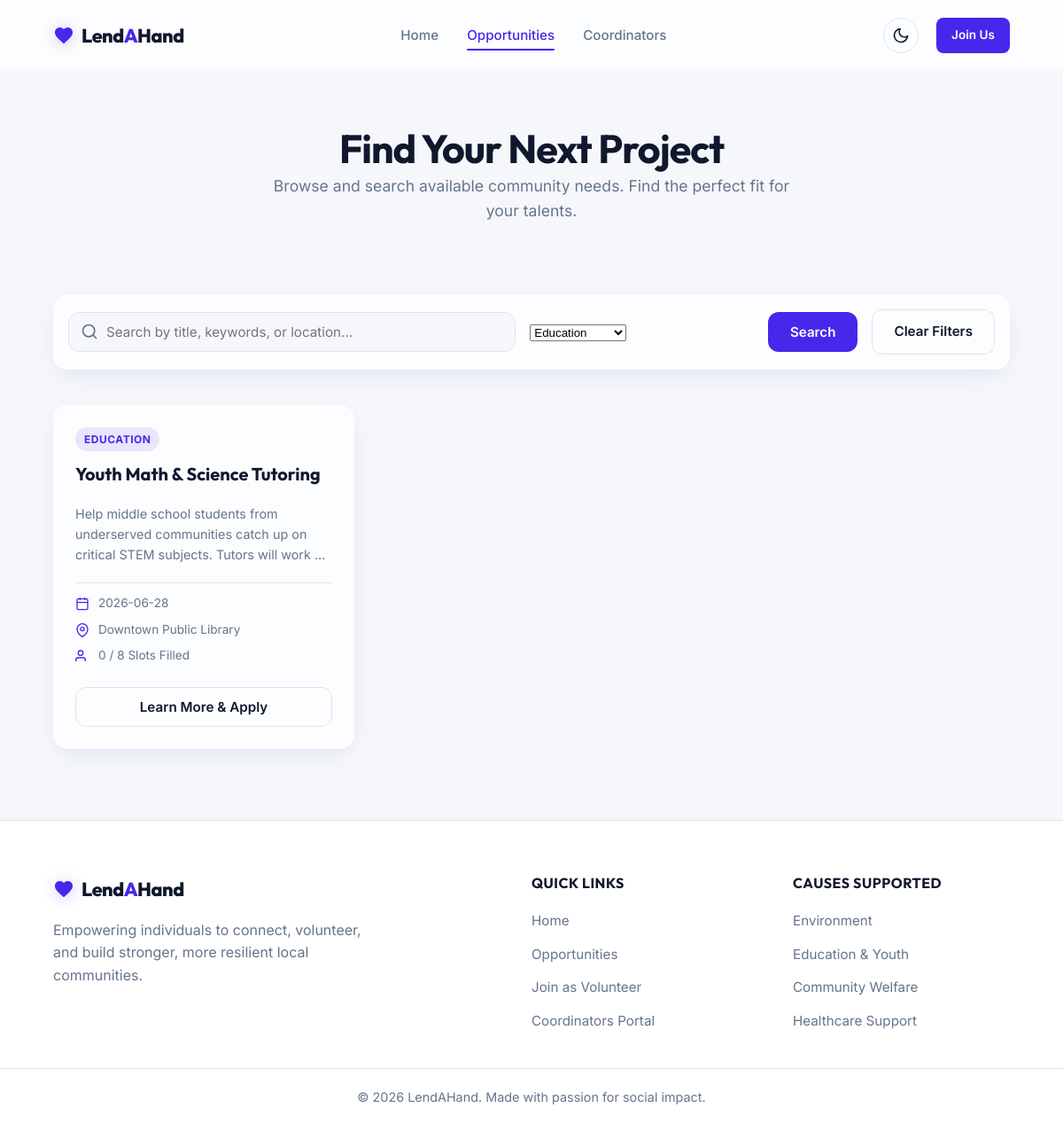
The page /opportunities?category=Education on the database its author committed.
### models.py (models this page shows)
class Opportunity(db.Model):
    __tablename__ = 'opportunities'
    id = db.Column(db.Integer, primary_key=True)
    title = db.Column(db.String(150), nullable=False)
    description = db.Column(db.Text, nullable=False)
    category = db.Column(db.String(50), nullable=False)  # Environment, Education, Healthcare, Disaster Relief, Community
    date = db.Column(db.String(50), nullable=False)  # YYYY-MM-DD
    time = db.Column(db.String(50), nullable=False)  # e.g. "10:00 AM - 02:00 PM"
    location = db.Column(db.String(150), nullable=False)
    required_skills = db.Column(db.String(300), nullable=True)  # comma-separated list
    max_slots = db.Column(db.Integer, nullable=False, default=10)
    slots_filled = db.Column(db.Integer, nullable=False, default=0)
    status = db.Column(db.String(20), default='Active')  # Active, Archived
    applications = db.relationship('Application', backref='opportunity', lazy=True, cascade="all, delete-orphan")

### app.py (the view)
@app.route('/opportunities')
def opportunities():
    search_query = request.args.get('search', '').strip()
    category = request.args.get('category', '').strip()
    query = Opportunity.query.filter_by(status='Active')
    if search_query:
        query = query.filter(
            (Opportunity.title.ilike(f'%{search_query}%')) |
            (Opportunity.description.ilike(f'%{search_query}%')) |
            (Opportunity.location.ilike(f'%{search_query}%'))
        )
    if category and category != 'All':
        query = query.filter_by(category=category)
    opps = query.order_by(Opportunity.date).all()
    categories = ['Environment', 'Education', 'Community', 'Disaster Relief', 'Healthcare']
    return render_template('opportunities.html',
                           opportunities=opps,
                           categories=categories,
                           selected_category=category,
                           search_query=search_query)

### app.py (called while the page is built)
@app.context_processor
def inject_user():
    user = None
    if 'volunteer_id' in session:
        user = Volunteer.query.get(session['volunteer_id'])
    return dict(current_user=user)

### templates/opportunities.html (shortened to what this page needs)
{% extends 'base.html' %}
{% block content %}
<section class="opportunities-hero-section text-center">
    <div class="container">
        <h1>Find Your Next Project</h1>
        <p class="subheading text-center">Browse and search available community needs. Find the perfect fit for your talents.</p>
    </div>
</section>
<section class="filter-section">
    <div class="container">
        <form action="{{ url_for('opportunities') }}" method="GET" class="filter-form glass-card">
            <div class="search-input-wrapper">
                <input type="text" name="search" placeholder="Search by title, keywords, or location..." value="{{ search_query }}" aria-label="Search opportunities">
            </div>
            <div class="select-wrapper">
                <select name="category" aria-label="Filter by Category" onchange="this.form.submit()">
                    {% for cat in categories %}
                        <option value="{{ cat }}" {% if selected_category == cat %}selected{% endif %}>{{ cat }}</option>
                    {% endfor %}
                </select>
            </div>
            <button type="submit" class="btn btn-primary">Search</button>
            {% if search_query or selected_category %}
                <a href="{{ url_for('opportunities') }}" class="btn btn-outline">Clear Filters</a>
            {% endif %}
        </form>
    </div>
</section>
<section class="opportunities-list-section">
    <div class="container">
        {% if opportunities %}
            <div class="grid grid-3 card-group">
                {% for opp in opportunities %}
                    <div class="opp-card glass-card">
                        <div class="opp-category-tag {{ opp.category.lower().replace(' ', '-') }}">{{ opp.category }}</div>
                        <h3>{{ opp.title }}</h3>
                        <p class="opp-desc-short">{{ opp.description[:110] }}...</p>
                        <div class="opp-details-list">
                            <div class="opp-detail-item">
                                <svg width="16" height="16" viewBox="0 0 24 24" fill="none" stroke="currentColor" stroke-width="2"><rect x="3" y="4" width="18" height="18" rx="2" ry="2"></rect><line x1="16" y1="2" x2="16" y2="6"></line><line x1="8" y1="2" x2="8" y2="6"></line><line x1="3" y1="10" x2="21" y2="10"></line></svg>
                                <span>{{ opp.date }}</span>
                            </div>
                            <div class="opp-detail-item">
                                <svg width="16" height="16" viewBox="0 0 24 24" fill="none" stroke="currentColor" stroke-width="2"><path d="M21 10c0 7-9 13-9 13s-9-6-9-13a9 9 0 0 1 18 0z"></path><circle cx="12" cy="10" r="3"></circle></svg>
                                <span>{{ opp.location }}</span>
                            </div>
                            <div class="opp-detail-item">
                                <svg width="16" height="16" viewBox="0 0 24 24" fill="none" stroke="currentColor" stroke-width="2"><path d="M17 21v-2a4 4 0 0 0-4-4H5a4 4 0 0 0-4 4v2"></path><circle cx="9" cy="7" r="4"></circle></svg>
                                <span>{{ opp.slots_filled }} / {{ opp.max_slots }} Slots Filled</span>
                            </div>
                        </div>
                        <div class="opp-card-footer">
                            <button onclick="openOpportunityModal({{ opp.id }})" class="btn btn-outline btn-full">Learn More & Apply</button>
                        </div>
                    </div>
                {% endfor %}
            </div>
        {% endif %}
    </div>
</section>
{% endblock %}

### static/css/style.css (style rules this page uses)
:root { --headings-font: 'Outfit', 'Inter', -apple-system, sans-serif; --body-font: 'Inter', -apple-system, sans-serif; --container-width: 1200px; --header-height: 80px; --transition-fast: 0.2s ease; --transition-normal: 0.3s cubic-bezier(0.4, 0, 0.2, 1); --bg-color: hsl(210, 30%, 97%); --bg-card: hsl(0, 0%, 100%); --bg-card-hover: hsl(210, 30%, 99%); --text-color: hsl(224, 47%, 12%); --text-muted: hsl(215, 16%, 47%); --border-color: hsl(214, 32%, 90%); --shadow: 0 10px 30px -10px rgba(79, 70, 229, 0.08), 0 1px 3px rgba(0, 0, 0, 0.02); --accent-color: hsl(250, 84%, 54%); --accent-color-rgb: 79, 70, 229; --accent-hover: hsl(250, 84%, 47%); --success-color: hsl(142, 76%, 36%); --success-bg: hsl(142, 76%, 95%); --success-border: hsl(142, 76%, 85%); --warning-color: hsl(38, 92%, 50%); --warning-bg: hsl(38, 92%, 95%); --warning-border: hsl(38, 92%, 85%); --danger-color: hsl(350, 89%, 60%); --danger-bg: hsl(350, 89%, 96%); --danger-border: hsl(350, 89%, 90%); --info-color: hsl(200, 95%, 48%); --info-bg: hsl(200, 95%, 95%); --info-border: hsl(200, 95%, 88%); --glass-bg: rgba(255, 255, 255, 0.7); --glass-border: rgba(255, 255, 255, 0.45); --glass-shadow: 0 8px 32px 0 rgba(31, 38, 135, 0.04); }
*, *::before, *::after { box-sizing: border-box; margin: 0; padding: 0; }
body { background-color: var(--bg-color); color: var(--text-color); font-family: var(--body-font); font-size: 16px; line-height: 1.6; overflow-x: hidden; min-height: 100vh; display: flex; flex-direction: column; transition: background-color var(--transition-normal), color var(--transition-normal); }
.container { width: 90%; max-width: var(--container-width); margin: 0 auto; }
h1, h2, h3, h4, h5 { font-family: var(--headings-font); font-weight: 700; line-height: 1.25; color: var(--text-color); }
h1 { font-size: 2.8rem; letter-spacing: -1px; }
h3 { font-size: 1.35rem; margin-bottom: 8px; }
p { color: var(--text-muted); margin-bottom: 16px; }
.text-center { text-align: center; }
.subheading { font-size: 1.1rem; max-width: 600px; margin: 0 auto 40px auto; }
.grid { display: grid; gap: 30px; }
.grid-3 { grid-template-columns: repeat(3, 1fr); }
.opportunities-hero-section { padding: 60px 0 40px 0; }
.filter-section { margin-bottom: 40px; }
.filter-form { padding: 16px; display: grid; grid-template-columns: 2fr 1fr auto auto; gap: 16px; align-items: center; }
.search-input-wrapper { position: relative; display: flex; align-items: center; }
.search-input-wrapper input { width: 100%; padding: 12px 16px 12px 42px; background: var(--bg-color); border: 1px solid var(--border-color); border-radius: 12px; color: var(--text-color); font-family: var(--body-font); font-size: 0.95rem; transition: border-color var(--transition-fast); }

### rows shown on the page
Opportunity: category "EDUCATION", title "Youth Math & Science Tutoring", description "Help middle school students from underserved communities catch up on critical STEM subjects. Tutors will work", date "2026-06-28", location "Downtown Public Library", slots_filled "0", max_slots "8"

### other values the page prints
form field category "Education"
